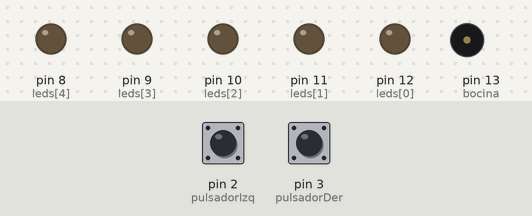
The sketch below on a simulated Arduino Uno, built with avr-gcc and run on an emulated ATmega328P. On the bench: output pins drawn as LEDs (lit = HIGH), buzzer (waves = sounding). Dashed ring = blinking. The test bench sets the inputs (shaded band); at power-on: pin 2 (pulsadorIzq) LOW, pin 3 (pulsadorDer) LOW.

Above: at 1.2 s.
1.3 s: pin 2 (pulsadorIzq) pulled HIGH for 0.15 s
At 1.6 s:
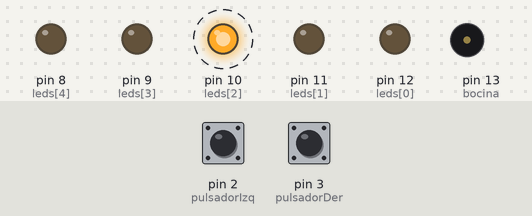
At 2.1 s:
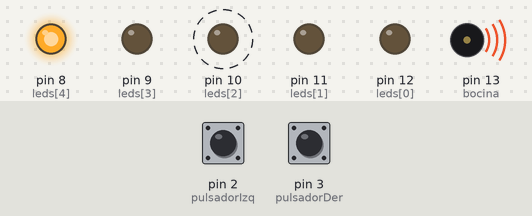
4.3 s: pin 3 (pulsadorDer) pulled HIGH for 3.2 s
At 5.1 s:
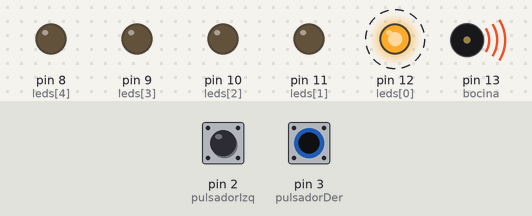
9.0 s: pin 2 (pulsadorIzq) pulled HIGH for 3.2 s
Timing chart, 0 to 19.7 s (numbered marks = the images above; inputs shaded):
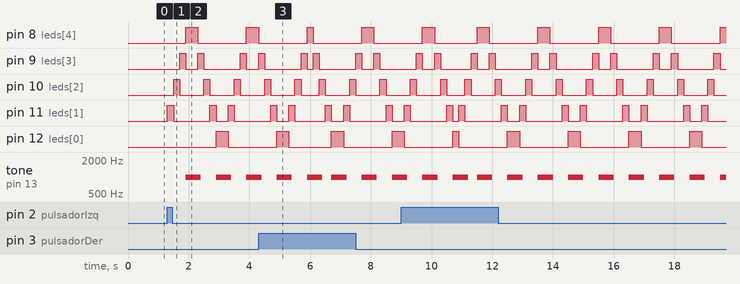

Measured:
- after the input at 1.3 s, pin 8 (leds[4]): LOW → HIGH after 0.60 s, → LOW 0.40 s later, → HIGH 1.6 s later; pin 9 (leds[3]): goes HIGH 0.20 s, LOW 0.40 s, HIGH 0.20 s, LOW 1.2 s, HIGH 0.20 s, then LOW, starting after 0.40 s

The sketch:

PingPong.ino
```cpp
// Definición de pines
const int pulsadorIzq = 2;    // Pulsador del jugador izquierdo
const int pulsadorDer = 3;    // Pulsador del jugador derecho
const int bocina = 13;         // Bocina que sonará cuando la bola llegue al LED 8 o 12

// Pines para los LEDs
const int leds[] = {12, 11, 10, 9, 8};

// Variables de juego
int posicionBola = -1;         // La posición inicial de la bola será definida por el jugador que presione primero
int direccion = 0;             // La dirección será determinada cuando un jugador presione su botón

void setup() {
  // Configurar pines de los pulsadores
  pinMode(pulsadorIzq, INPUT);
  pinMode(pulsadorDer, INPUT);

  // Configurar pines de los LEDs
  for (int i = 0; i < 5; i++) {
    pinMode(leds[i], OUTPUT);
  }

  // Configurar el pin de la bocina
  pinMode(bocina, OUTPUT);

  // Apagar la bocina inicialmente
  noTone(bocina);

  // Apagar todos los LEDs al inicio
  for (int i = 0; i < 5; i++) {
    digitalWrite(leds[i], LOW);
  }
}

void loop() {
  // Leer el estado de los pulsadores
  int estadoIzq = digitalRead(pulsadorIzq);
  int estadoDer = digitalRead(pulsadorDer);

  // Si el juego no ha comenzado (posiciónBola = -1), esperar que un jugador presione su botón para iniciar
  if (posicionBola == -1) {
    if (estadoIzq == HIGH) {
      // Si el jugador izquierdo presiona primero, la bola empieza en el extremo izquierdo (LED 12)
      posicionBola = 0;
      direccion = 1;  // La bola irá hacia la derecha
      digitalWrite(leds[posicionBola], HIGH);  // Encender el LED inicial
    } else if (estadoDer == HIGH) {
      // Si el jugador derecho presiona primero, la bola empieza en el extremo derecho (LED 8)
      posicionBola = 4;
      direccion = -1; // La bola irá hacia la izquierda
      digitalWrite(leds[posicionBola], HIGH);  // Encender el LED inicial
    }
    return;  // Esperar hasta que un jugador presione su botón
  }

  // Apagar el LED actual antes de mover la bola
  digitalWrite(leds[posicionBola], LOW);

  // Cambiar la dirección de la bola si llega a un extremo y el jugador correspondiente presiona su botón
  if (posicionBola == 0 && estadoIzq == HIGH) {
    direccion = 1;  // Rebotar hacia la derecha si el jugador izquierdo presiona el botón
  }
  if (posicionBola == 4 && estadoDer == HIGH) {
    direccion = -1; // Rebotar hacia la izquierda si el jugador derecho presiona el botón
  }

  // Mover la bola en la dirección establecida
  posicionBola += direccion;

  // Si la bola llega al LED más a la izquierda o derecha, sonar la bocina
  if (posicionBola == 0 || posicionBola == 4) {
    tone(bocina, 1000, 500);  // Sonar la bocina a 1000 Hz por 500 ms
  }

  // Evitar que la bola salga del rango
  if (posicionBola < 0) {
    posicionBola = 0;
    direccion = 1;  // Rebote hacia la derecha
  }
  if (posicionBola > 4) {
    posicionBola = 4;
    direccion = -1; // Rebote hacia la izquierda
  }

  // Encender el nuevo LED que corresponde a la nueva posición de la bola
  digitalWrite(leds[posicionBola], HIGH);

  // Esperar un poco antes de mover la bola de nuevo (control de velocidad)
  delay(200);  // Puedes ajustar este valor para cambiar la velocidad del juego
}
```
